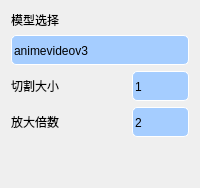
                          <widget class="QWidget" name="page_5">
                           <layout class="QVBoxLayout" name="verticalLayout_10">
                            <item>
                             <widget class="QLabel" name="label_11">
                              <property name="styleSheet">
                               <string notr="true">font: bold 13pt &quot;Microsoft YaHei&quot;;</string>
                              </property>
                              <property name="text">
                               <string>模型选择</string>
                              </property>
                             </widget>
                            </item>
                            <item>
                             <widget class="QComboBox" name="cb_eg_model">
                              <property name="minimumSize">
                               <size>
                                <width>100</width>
                                <height>30</height>
                               </size>
                              </property>
                              <property name="maximumSize">
                               <size>
                                <width>16777215</width>
                                <height>16777215</height>
                               </size>
                              </property>
                              <property name="styleSheet">
                               <string notr="true">QComboBox
{
	border-radius:5px;
	background-color:rgb(165, 205, 255);
	font: bold 13pt &quot;Microsoft YaHei&quot;;
    color:rgb(0,0,0);
    border:1px outset rgb(255, 255, 255);
	padding-top: 2px;
	padding-left: 2px;
}
QComboBox:disabled
{
	background-color:rgba(50,50,50,200);
	font: 75 9pt &quot;Microsoft YaHei&quot;;
    color:rgb(160,160,160);
}
QComboBox:hover
{
	background-color: rgba(165, 205, 255,80%);
	border:1px solid rgb(31,156,220) ;
}
/*点击combox的样式*/
QComboBox:on
{
	border-radius:3px;
	background-color: rgba(165, 205, 255,80%);
	font: 75 9pt &quot;Microsoft YaHei&quot;;
    color:rgb(0,0,0);
    border:1px solid rgb(31,156,220) ;
}
/*下拉框的样式*/
QComboBox QAbstractItemView 
{
    outline: 0px solid gray;  /*取消选中虚线*/
    border: 1px solid rgb(31,156,220);  
    font: 75 9pt &quot;Microsoft YaHei&quot;;
    color: rgb(0,0,0);
    background-color: rgba(165, 205, 255,80%);
    selection-background-color: rgb(90,90,90);   
}
 /*选中每一项高度*/
QComboBox QAbstractItemView::item
 { 
	height: 25px;  
 }
/*选中每一项的字体颜色和背景颜色*/
QComboBox QAbstractItemView::item:selected 
{
    color: rgb(31,163,246);
	background-color: rgb(0,0,0); 
}
 /*下拉箭头的边框*/
QComboBox::drop-down 
{
	border:none;
}
 /*下拉箭头样式*/
QComboBox::down-arrow 
{
    right:10px;/*控制箭头左右偏移*/
    width: 9px;  
    height: 9px; 
  border-image: url(:/white/buttom_white/下1_down-two.svg);
      border-width:8px 8px 8px 8px;
}
 /*下拉箭头点击样式*/
QComboBox::down-arrow:on
{
    width: 9px;  
    height: 9px;   
    border-image: url(:/white/buttom_white/上1_up-two.svg);
    border-width:8px 8px 8px 8px;
}</string>
                              </property>
                              <item>
                               <property name="text">
                                <string>animevideov3</string>
                               </property>
                              </item>
                              <item>
                               <property name="text">
                                <string>animevideo-xsx2</string>
                               </property>
                              </item>
                              <item>
                               <property name="text">
                                <string>animevideo-xsx4</string>
                               </property>
                              </item>
                             </widget>
                            </item>
                            <item>
                             <layout class="QHBoxLayout" name="horizontalLayout_28" stretch="1,1,1">
                              <item>
                               <widget class="QLabel" name="label_20">
                                <property name="styleSheet">
                                 <string notr="true">font: bold 12pt &quot;黑体&quot;;</string>
                                </property>
                                <property name="text">
                                 <string>切割大小</string>
                                </property>
                               </widget>
                              </item>
                              <item>
                               <spacer name="horizontalSpacer_13">
                                <property name="orientation">
                                 <enum>Qt::Horizontal</enum>
                                </property>
                                <property name="sizeHint" stdset="0">
                                 <size>
                                  <width>40</width>
                                  <height>20</height>
                                 </size>
                                </property>
                               </spacer>
                              </item>
                              <item>
                               <widget class="QComboBox" name="cb_eg_tile">
                                <property name="minimumSize">
                                 <size>
                                  <width>0</width>
                                  <height>30</height>
                                 </size>
                                </property>
                                <property name="maximumSize">
                                 <size>
                                  <width>16777215</width>
                                  <height>16777215</height>
                                 </size>
                                </property>
                                <property name="styleSheet">
                                 <string notr="true">QComboBox
{
	border-radius:5px;
	background-color:rgb(165, 205, 255);
	font: bold 13pt &quot;Microsoft YaHei&quot;;
    color:rgb(0,0,0);
    border:1px outset rgb(255, 255, 255);
	padding-top: 2px;
	padding-left: 2px;
}
QComboBox:disabled
{
	background-color:rgba(50,50,50,200);
	font: 75 9pt &quot;Microsoft YaHei&quot;;
    color:rgb(160,160,160);
}
QComboBox:hover
{
	background-color: rgba(165, 205, 255,80%);
	border:1px solid rgb(31,156,220) ;
}
/*点击combox的样式*/
QComboBox:on
{
	border-radius:3px;
	background-color: rgba(165, 205, 255,80%);
	font: 75 9pt &quot;Microsoft YaHei&quot;;
    color:rgb(0,0,0);
    border:1px solid rgb(31,156,220) ;
}
/*下拉框的样式*/
QComboBox QAbstractItemView 
{
    outline: 0px solid gray;  /*取消选中虚线*/
    border: 1px solid rgb(31,156,220);  
    font: 75 9pt &quot;Microsoft YaHei&quot;;
    color: rgb(0,0,0);
    background-color: rgba(165, 205, 255,80%);
    selection-background-color: rgb(90,90,90);   
}
 /*选中每一项高度*/
QComboBox QAbstractItemView::item
 { 
	height: 25px;  
 }
/*选中每一项的字体颜色和背景颜色*/
QComboBox QAbstractItemView::item:selected 
{
    color: rgb(31,163,246);
	background-color: rgb(0,0,0); 
}
 /*下拉箭头的边框*/
QComboBox::drop-down 
{
	border:none;
}
 /*下拉箭头样式*/
QComboBox::down-arrow 
{
    right:10px;/*控制箭头左右偏移*/
    width: 9px;  
    height: 9px; 
  border-image: url(:/white/buttom_white/下1_down-two.svg);
      border-width:8px 8px 8px 8px;
}
 /*下拉箭头点击样式*/
QComboBox::down-arrow:on
{
    width: 9px;  
    height: 9px;   
    border-image: url(:/white/buttom_white/上1_up-two.svg);
    border-width:8px 8px 8px 8px;
}</string>
                                </property>
                                <item>
                                 <property name="text">
                                  <string>1</string>
                                 </property>
                                </item>
                                <item>
                                 <property name="text">
                                  <string>2</string>
                                 </property>
                                </item>
                                <item>
                                 <property name="text">
                                  <string>3</string>
                                 </property>
                                </item>
                                <item>
                                 <property name="text">
                                  <string>4</string>
                                 </property>
                                </item>
                                <item>
                                 <property name="text">
                                  <string>5</string>
                                 </property>
                                </item>
                               </widget>
                              </item>
                             </layout>
                            </item>
                            <item>
                             <layout class="QHBoxLayout" name="horizontalLayout_29" stretch="1,1,1">
                              <item>
                               <widget class="QLabel" name="label_24">
                                <property name="styleSheet">
                                 <string notr="true">font: bold 12pt &quot;黑体&quot;;</string>
                                </property>
                                <property name="text">
                                 <string>放大倍数</string>
                                </property>
                               </widget>
                              </item>
                              <item>
                               <spacer name="horizontalSpacer_14">
                                <property name="orientation">
                                 <enum>Qt::Horizontal</enum>
                                </property>
                                <property name="sizeHint" stdset="0">
                                 <size>
                                  <width>40</width>
                                  <height>20</height>
                                 </size>
                                </property>
                               </spacer>
                              </item>
                              <item>
                               <widget class="QComboBox" name="cb_eg_scale">
                                <property name="minimumSize">
                                 <size>
                                  <width>0</width>
                                  <height>30</height>
                                 </size>
                                </property>
                                <property name="maximumSize">
                                 <size>
                                  <width>16777215</width>
                                  <height>16777215</height>
                                 </size>
                                </property>
                                <property name="styleSheet">
                                 <string notr="true">QComboBox
{
	border-radius:5px;
	background-color:rgb(165, 205, 255);
	font: bold 13pt &quot;Microsoft YaHei&quot;;
    color:rgb(0,0,0);
    border:1px outset rgb(255, 255, 255);
	padding-top: 2px;
	padding-left: 2px;
}
QComboBox:disabled
{
	background-color:rgba(50,50,50,200);
	font: 75 9pt &quot;Microsoft YaHei&quot;;
    color:rgb(160,160,160);
}
QComboBox:hover
{
	background-color: rgba(165, 205, 255,80%);
	border:1px solid rgb(31,156,220) ;
}
/*点击combox的样式*/
QComboBox:on
{
	border-radius:3px;
	background-color: rgba(165, 205, 255,80%);
	font: 75 9pt &quot;Microsoft YaHei&quot;;
    color:rgb(0,0,0);
    border:1px solid rgb(31,156,220) ;
}
/*下拉框的样式*/
QComboBox QAbstractItemView 
{
    outline: 0px solid gray;  /*取消选中虚线*/
    border: 1px solid rgb(31,156,220);  
    font: 75 9pt &quot;Microsoft YaHei&quot;;
    color: rgb(0,0,0);
    background-color: rgba(165, 205, 255,80%);
    selection-background-color: rgb(90,90,90);   
}
 /*选中每一项高度*/
QComboBox QAbstractItemView::item
 { 
	height: 25px;  
 }
/*选中每一项的字体颜色和背景颜色*/
QComboBox QAbstractItemView::item:selected 
{
    color: rgb(31,163,246);
	background-color: rgb(0,0,0); 
}
 /*下拉箭头的边框*/
QComboBox::drop-down 
{
	border:none;
}
 /*下拉箭头样式*/
QComboBox::down-arrow 
{
    right:10px;/*控制箭头左右偏移*/
    width: 9px;  
    height: 9px; 
  border-image: url(:/white/buttom_white/下1_down-two.svg);
      border-width:8px 8px 8px 8px;
}
 /*下拉箭头点击样式*/
QComboBox::down-arrow:on
{
    width: 9px;  
    height: 9px;   
    border-image: url(:/white/buttom_white/上1_up-two.svg);
    border-width:8px 8px 8px 8px;
}</string>
                                </property>
                                <item>
                                 <property name="text">
                                  <string>2</string>
                                 </property>
                                </item>
                                <item>
                                 <property name="text">
                                  <string>3</string>
                                 </property>
                                </item>
                                <item>
                                 <property name="text">
                                  <string>4</string>
                                 </property>
                                </item>
                               </widget>
                              </item>
                             </layout>
                            </item>
                            <item>
                             <spacer name="verticalSpacer_3">
                              <property name="orientation">
                               <enum>Qt::Vertical</enum>
                              </property>
                              <property name="sizeHint" stdset="0">
                               <size>
                                <width>20</width>
                                <height>40</height>
                               </size>
                              </property>
                             </spacer>
                            </item>
                           </layout>
                          </widget>
